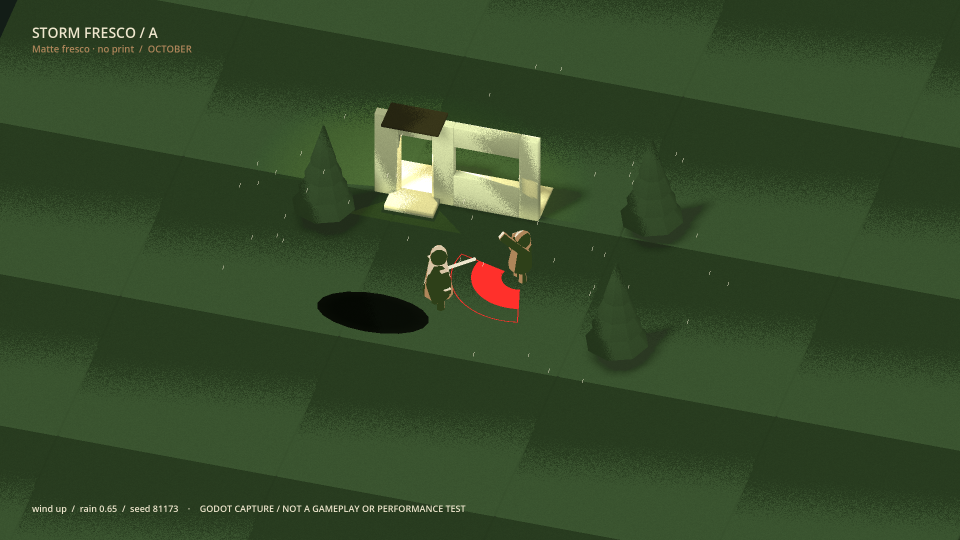
#> input picture docs/screenshots/storm-fresco/A_october_wind_up.png, 1920 x 1080 px (shown at 1/2 size)
$ python build_storm_fresco_board.py
#> lines starting #> are read from the running program, lines starting #| are printed output that depends on the picture
"""Compose a derived comparison board from the archived engine captures."""

import argparse
from pathlib import Path

from PIL import Image, ImageDraw, ImageFont


DOCS = Path(__file__).resolve().parents[1]
SHOTS = DOCS / "screenshots" / "storm-fresco"
OUTPUT = DOCS / "boards" / "storm-fresco-engine-comparison-board.jpg"
PAPER = "#f4f1ea"
INK = "#20241f"
MUTED = "#545a52"
MARGIN = 44
GAP = 32
WIDTH = 2400
COLUMN = (WIDTH - 2 * MARGIN - 2 * GAP) // 3


def build(font_dir):
    def font(size, bold=False):
        name = "DejaVuSans-Bold.ttf" if bold else "DejaVuSans.ttf"
        return ImageFont.truetype(str(font_dir / name), size)

    board = Image.new("RGB", (WIDTH, 3500), PAPER)
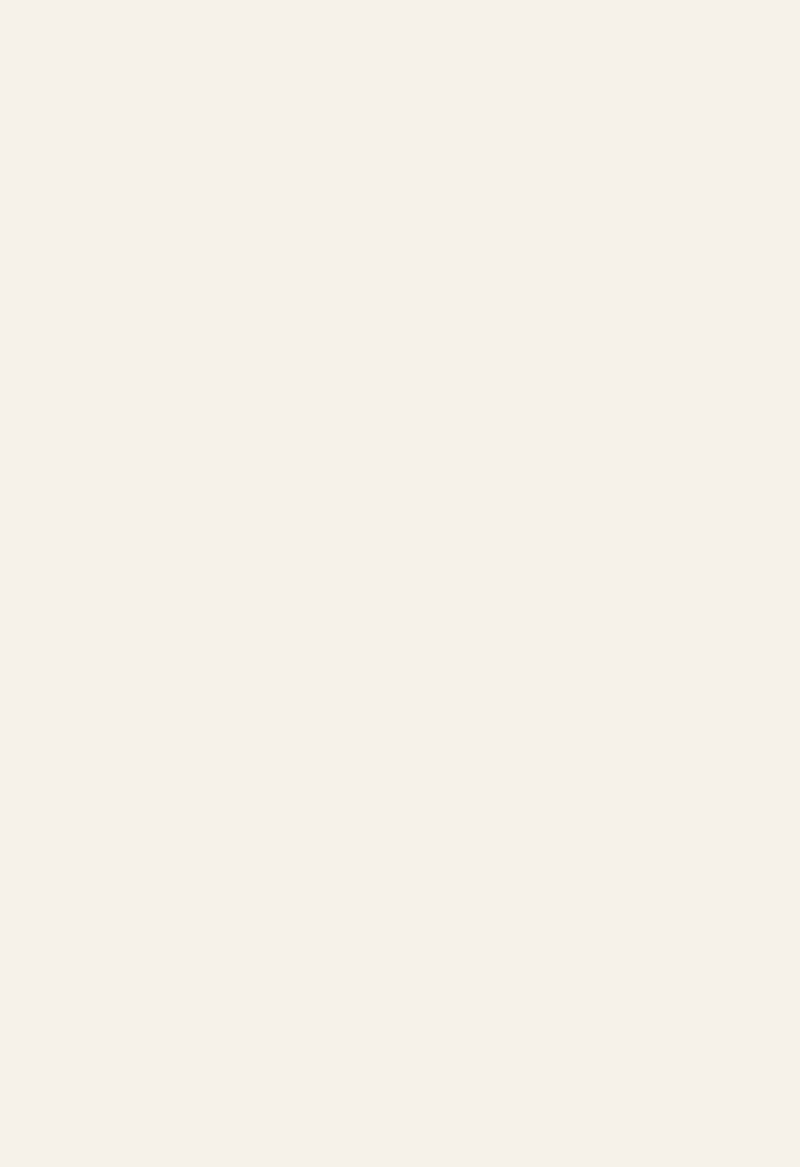
#> board: PIL image 2400x3500 RGB (shown at 1/3 size); mean R, G, B 244, 241, 234
    draw = ImageDraw.Draw(board)

    def text(x, y, value, size=28, bold=False, color=INK):
        draw.text((x, y), value, font=font(size, bold), fill=color)

    def image(name, x, y, width, crop=None):
#> called with name = 'A_october_wind_up', x = 44, y = 275, width = 749
        with Image.open(SHOTS / (name + ".png")) as source:
#> source is the input picture: PIL image 1920x1080 RGBA; mean R, G, B, A 52.9, 74.2, 41.6, 255
            frame = source.convert("RGB")
        if crop:
            frame = frame.crop(crop)
        height = round(frame.height * width / frame.width)
#> height = 421
        frame = frame.resize((width, height), Image.Resampling.LANCZOS)
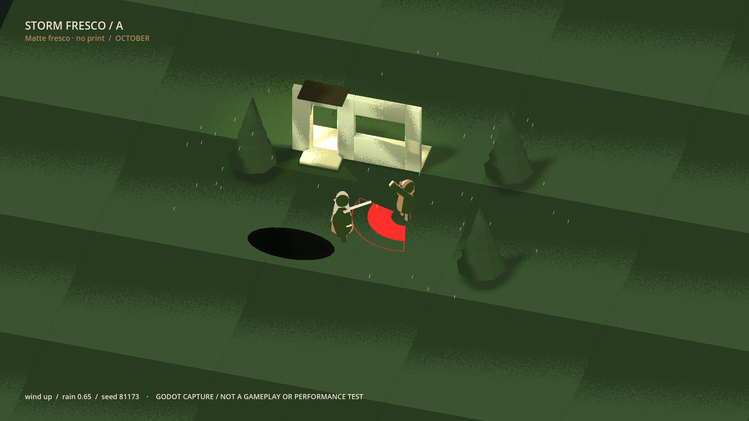
#> frame: PIL image 749x421 RGB; mean R, G, B 52.9, 74.2, 41.6
        board.paste(frame, (x, y))
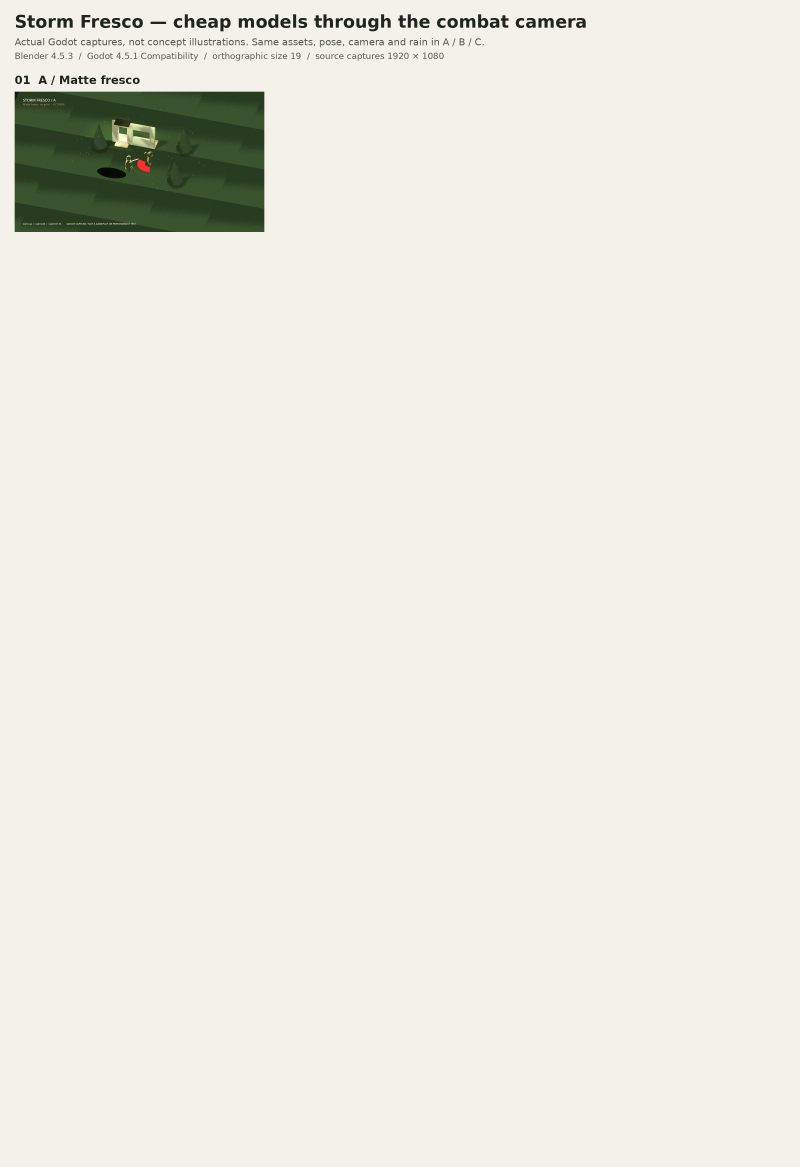
#> board: PIL image 2400x3500 RGB (shown at 1/3 size); mean R, G, B 235.8, 233.8, 225.8
        return height

    text(MARGIN, 34, "Storm Fresco — cheap models through the combat camera", 52, True)
    text(MARGIN, 109, "Actual Godot captures, not concept illustrations. Same assets, pose, camera and rain in A / B / C.", 29, color=MUTED)
    text(MARGIN, 152, "Blender 4.5.3  /  Godot 4.5.1 Compatibility  /  orthographic size 19  /  source captures 1920 × 1080", 26, color=MUTED)

    treatments = [
        ("A_october_wind_up", "01  A / Matte fresco", "No world print; broad forms stay quieter.", "Solid blade and warning; weak enemy facing."),
        ("B_october_wind_up", "02  B / Global print", "Strongest print character; busier ground/trees.", "Gameplay bypasses the dotted world."),
        ("C_october_wind_up", "03  C / Local print", "Fresco outside the warning/echo radius.", "Useful compromise; ellipse is conspicuous."),
    ]
    for index, (name, title, first, second) in enumerate(treatments):
        x = MARGIN + index * (COLUMN + GAP)
        text(x, 220, title, 34, True)
        height = image(name, x, 275, COLUMN)
#> height = 421
        text(x, 275 + height + 16, first, 25)
        text(x, 275 + height + 54, second, 25, color=MUTED)

    text(MARGIN, 810, "Combat detail / derived crops, not additional resolution", 35, True)
    text(MARGIN, 862, "Identical 480 × 320 source region; enlarged for model and pattern inspection. No retouching.", 27, color=MUTED)
    for index, (name, _, _, _) in enumerate(treatments):
        x = MARGIN + index * (COLUMN + GAP)
        image(name, x, 920, COLUMN, crop=(750, 390, 1230, 710))
    text(MARGIN, 1440, "The damage boundary is the thin sector keyline—not C’s surrounding print ellipse. Facing still needs work.", 28)

    text(MARGIN, 1530, "Held-pose and title studies / Godot", 35, True)
    studies = [
        ("B_october_strike_echo", "B / Strike + light-ink echo", "A frozen pose, not validated combat motion."),
        ("C_october_mid_dodge", "C / Mid-dodge", "Blade remains solid outside the print layer."),
        ("B_october_title_card", "October / Model silhouette", "Godot typography; not a painted reference."),
    ]
    for index, (name, title, caption) in enumerate(studies):
        x = MARGIN + index * (COLUMN + GAP)
        height = image(name, x, 1590, COLUMN)
        text(x, 1590 + height + 14, title, 28, True)
        text(x, 1590 + height + 56, caption, 24, color=MUTED)

    text(MARGIN, 2130, "Month swaps / B world print, identical danger red", 35, True)
    month_width = (WIDTH - 2 * MARGIN - 3 * GAP) // 4
    for index, (name, month) in enumerate([
        ("B_month_may", "May / mint green"),
        ("B_month_august", "August / amber"),
        ("B_october_wind_up", "October / ochre"),
        ("B_month_november", "November / pale earth"),
    ]):
        x = MARGIN + index * (month_width + GAP)
        height = image(name, x, 2190, month_width)
        text(x, 2190 + height + 12, month, 26, True)

    text(MARGIN, 2600, "Accessibility spot check / C combat detail", 35, True)
    text(MARGIN, 2652, "Derived greyscale and deuteranopia simulation; still-image comparison, not accessibility certification.", 27, color=MUTED)
    accessibility = [
        ("C_october_wind_up", "C / Original color"),
        ("derived_greyscale_C_october_wind_up", "Derived / Rec.709 greyscale"),
        ("derived_deuteranopia_C_october_wind_up", "Derived / Deuteranopia simulation"),
    ]
    for index, (name, title) in enumerate(accessibility):
        x = MARGIN + index * (COLUMN + GAP)
        height = image(name, x, 2710, COLUMN, crop=(750, 390, 1230, 710))
        text(x, 2710 + height + 14, title, 27, True)

    footer_y = 2710 + round(320 * COLUMN / 480) + 95
    draw.line((MARGIN, footer_y, WIDTH - MARGIN, footer_y), fill="#d0cec4", width=2)
    text(MARGIN, footer_y + 20, "DERIVED BOARD / resized and cropped from real engine captures. Full-resolution PNGs are archived separately.", 26, True)
    text(MARGIN, footer_y + 67, "Still-image look-dev only: overlay ignores world occlusion; no motion, live reflections or device performance validation.", 25, color=MUTED)
    text(MARGIN, footer_y + 108, "No art direction selected. See docs/STORM_FRESCO.md for measurements, greyscale/deuteranopia examples and provenance.", 25, color=MUTED)
    return board.crop((0, 0, WIDTH, footer_y + 165))


if __name__ == "__main__":
    parser = argparse.ArgumentParser(description=__doc__)
    parser.add_argument("--font-dir", type=Path, default=Path("/usr/share/fonts/truetype/dejavu"))
    args = parser.parse_args()
#> (the run stopped early here; a loop or call above may not have finished)
